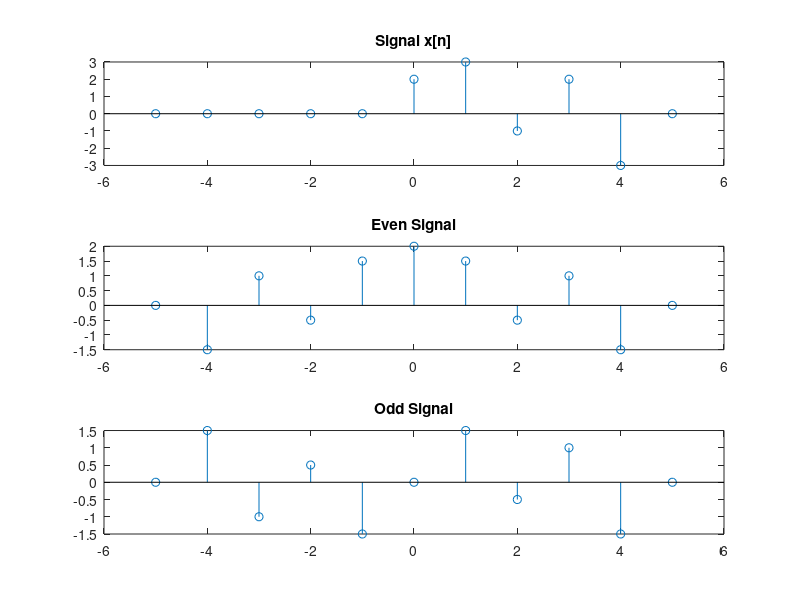

The MATLAB source for this figure:
n = -5:1:5;
disp(n);

x = [zeros(1, 5), 2, 3, -1, 2, -3, 0];
disp(x);

% time reversal
x_reverse = fliplr(x);

%even component
xe = 0.5*(x + x_reverse);

%odd component
xo = 0.5*(x - x_reverse);


subplot(3,1,1);
stem(n, x);
title('Signal x[n]');

subplot(3,1,2); 
stem(n, xe);
title('Even Signal');

subplot(3,1,3);
stem(n, xo);
title('Odd Signal');
